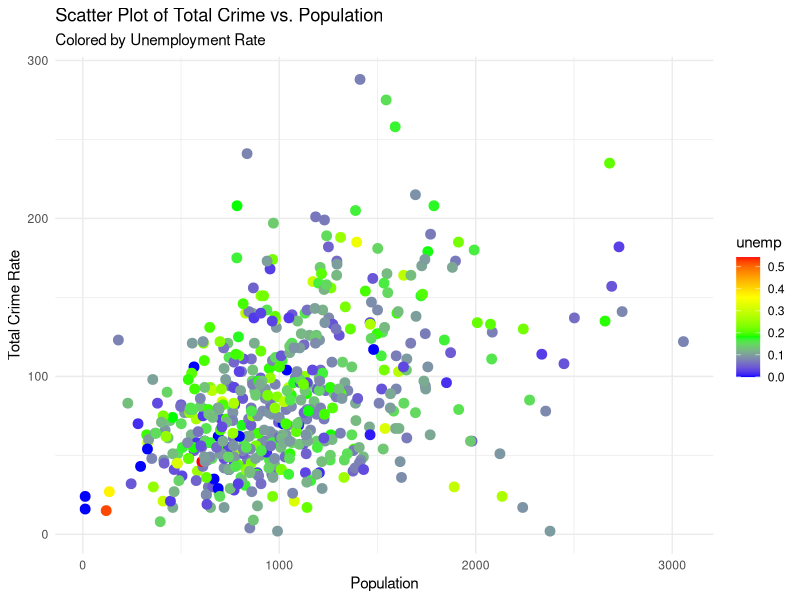
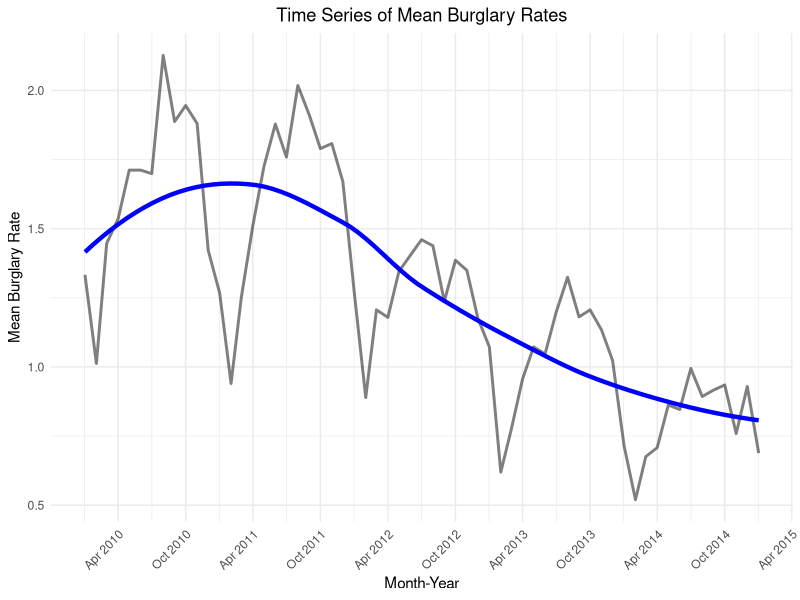
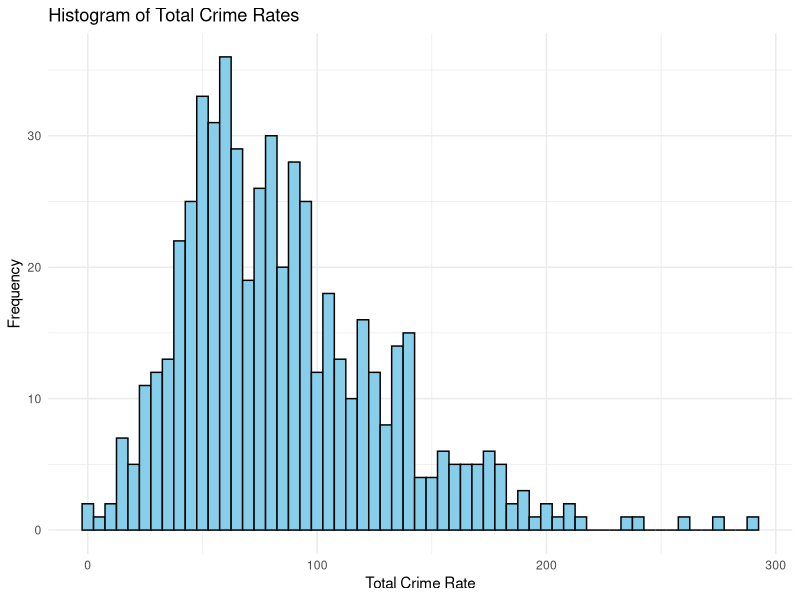
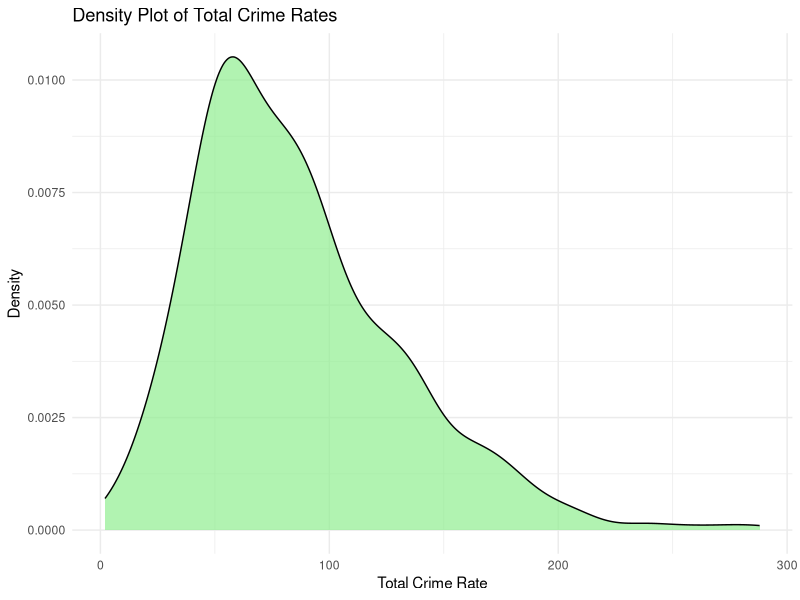

Reproduce these figures in R, in order.
## ---- chunk 1
library(tidyverse)
library(dplyr)
library(lubridate)
## ---- chunk 2
merged_data <- read.csv("merged_data.csv")
## ---- chunk 3
# 1. Summarize the data
summary(merged_data)
## ---- chunk 4
# Your data frame (replace this with your actual data frame name)
your_dataframe_long <- gather(merged_data, key = "month_year", value = "burglary_rate", 
                              Jan.2010:Jan.2015)

# Convert month_year to an actual date (assuming the first of each month)
your_dataframe_long$month_year <- as.Date(paste0("01-", your_dataframe_long$month_year), format="%d-%b.%Y")

# Aggregate the data by month
monthly_burglary <- your_dataframe_long %>%
  group_by(month_year) %>%
  summarize(mean_burglary = mean(burglary_rate), .groups = 'drop')
## ---- chunk 5
# Scatter Plot of Total Crime vs. Population and Unemployment
ggplot(merged_data, aes(x = pop, y = Total.Crime)) +
  geom_point(aes(color = unemp), size = 3 ) +
  theme_minimal() +
  scale_color_gradientn(colors = c("blue", "green", "yellow", "red")) +
  labs(title = "Scatter Plot of Total Crime vs. Population",
       subtitle = "Colored by Unemployment Rate",
       x = "Population",
       y = "Total Crime Rate")

## ---- chunk 6
# Generate a cleaner time series plot
ggplot(monthly_burglary, aes(x = month_year, y = mean_burglary)) +
  geom_line(size = 1, alpha = 0.5) +  # thinner, semi-transparent lines
  geom_smooth(se = FALSE, color = "blue", size = 1.5) + # trend line
  theme_minimal() +
  theme(axis.text.x = element_text(angle = 45, hjust = 1), # rotate x labels for readability
        plot.title = element_text(hjust = 0.5)) + # center the plot title
  labs(title = "Time Series of Mean Burglary Rates",
       x = "Month-Year",
       y = "Mean Burglary Rate") +
  scale_x_date(date_breaks = "6 months", date_labels = "%b %Y") # adjust date breaks and labels
## ---- chunk 7
# Histogram of Total Crime
ggplot(merged_data, aes(x = Total.Crime)) +
  geom_histogram(binwidth = 5, fill = 'skyblue', color = 'black') +
  theme_minimal() +
  labs(title = "Histogram of Total Crime Rates",
       x = "Total Crime Rate",
       y = "Frequency")
## ---- chunk 8
# Density Plot of Total Crime
ggplot(merged_data, aes(x = Total.Crime)) +
  geom_density(fill = 'lightgreen', alpha = 0.7) +
  theme_minimal() +
  labs(title = "Density Plot of Total Crime Rates",
       x = "Total Crime Rate",
       y = "Density")
